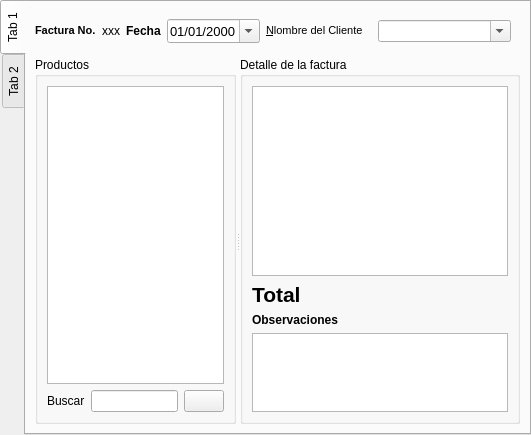
<?xml version="1.0" encoding="UTF-8"?>
<ui version="4.0">
 <class>tbFactura</class>
 <widget class="QTabWidget" name="tbFactura">
  <property name="geometry">
   <rect>
    <x>0</x>
    <y>0</y>
    <width>531</width>
    <height>435</height>
   </rect>
  </property>
  <property name="windowTitle">
   <string>TabWidget</string>
  </property>
  <property name="tabPosition">
   <enum>QTabWidget::West</enum>
  </property>
  <property name="currentIndex">
   <number>0</number>
  </property>
  <widget class="QWidget" name="tab">
   <attribute name="title">
    <string>Tab 1</string>
   </attribute>
   <layout class="QVBoxLayout" name="verticalLayout_4">
    <item>
     <layout class="QGridLayout" name="gridLayout">
      <item row="0" column="2">
       <widget class="QLabel" name="label_5">
        <property name="sizePolicy">
         <sizepolicy hsizetype="Fixed" vsizetype="Preferred">
          <horstretch>0</horstretch>
          <verstretch>0</verstretch>
         </sizepolicy>
        </property>
        <property name="text">
         <string>&lt;b&gt;Fecha&lt;/b&gt;</string>
        </property>
        <property name="buddy">
         <cstring>dtPicker</cstring>
        </property>
       </widget>
      </item>
      <item row="0" column="3">
       <widget class="QDateTimeEdit" name="dtPicker">
        <property name="sizePolicy">
         <sizepolicy hsizetype="Fixed" vsizetype="Fixed">
          <horstretch>0</horstretch>
          <verstretch>0</verstretch>
         </sizepolicy>
        </property>
        <property name="font">
         <font>
          <pointsize>10</pointsize>
         </font>
        </property>
        <property name="alignment">
         <set>Qt::AlignRight|Qt::AlignTrailing|Qt::AlignVCenter</set>
        </property>
        <property name="readOnly">
         <bool>false</bool>
        </property>
        <property name="displayFormat">
         <string>dd/MM/yyyy</string>
        </property>
        <property name="calendarPopup">
         <bool>true</bool>
        </property>
       </widget>
      </item>
      <item row="0" column="4">
       <widget class="QLabel" name="label">
        <property name="sizePolicy">
         <sizepolicy hsizetype="Fixed" vsizetype="Preferred">
          <horstretch>0</horstretch>
          <verstretch>0</verstretch>
         </sizepolicy>
        </property>
        <property name="text">
         <string>&lt;!DOCTYPE HTML PUBLIC &quot;-//W3C//DTD HTML 4.0//EN&quot; &quot;http://www.w3.org/TR/REC-html40/strict.dtd&quot;&gt;
&lt;html&gt;&lt;head&gt;&lt;meta name=&quot;qrichtext&quot; content=&quot;1&quot; /&gt;&lt;style type=&quot;text/css&quot;&gt;
p, li { white-space: pre-wrap; }
&lt;/style&gt;&lt;/head&gt;&lt;body style=&quot; font-family:'MS Shell Dlg 2'; font-size:8.25pt; font-weight:400; font-style:normal;&quot;&gt;
&lt;p style=&quot; margin-top:0px; margin-bottom:0px; margin-left:0px; margin-right:0px; -qt-block-indent:0; text-indent:0px;&quot;&gt;&lt;span style=&quot; font-size:8pt;&quot;&gt;&amp;amp;Nlombre del Cliente&lt;/span&gt;&lt;/p&gt;&lt;/body&gt;&lt;/html&gt;</string>
        </property>
        <property name="buddy">
         <cstring>txtcliente</cstring>
        </property>
       </widget>
      </item>
      <item row="0" column="5" colspan="2">
       <widget class="QStackedWidget" name="swcliente">
        <property name="sizePolicy">
         <sizepolicy hsizetype="MinimumExpanding" vsizetype="Maximum">
          <horstretch>0</horstretch>
          <verstretch>0</verstretch>
         </sizepolicy>
        </property>
        <property name="currentIndex">
         <number>0</number>
        </property>
        <widget class="QWidget" name="page_3">
         <layout class="QHBoxLayout" name="horizontalLayout_4">
          <item>
           <widget class="QComboBox" name="cbcliente">
            <property name="editable">
             <bool>true</bool>
            </property>
           </widget>
          </item>
         </layout>
        </widget>
        <widget class="QWidget" name="page_4">
         <layout class="QHBoxLayout" name="horizontalLayout_3">
          <item>
           <widget class="QLineEdit" name="txtcliente">
            <property name="readOnly">
             <bool>true</bool>
            </property>
           </widget>
          </item>
         </layout>
        </widget>
       </widget>
      </item>
      <item row="0" column="0">
       <widget class="QLabel" name="label_6">
        <property name="sizePolicy">
         <sizepolicy hsizetype="Fixed" vsizetype="Preferred">
          <horstretch>0</horstretch>
          <verstretch>0</verstretch>
         </sizepolicy>
        </property>
        <property name="text">
         <string>&lt;!DOCTYPE HTML PUBLIC &quot;-//W3C//DTD HTML 4.0//EN&quot; &quot;http://www.w3.org/TR/REC-html40/strict.dtd&quot;&gt;
&lt;html&gt;&lt;head&gt;&lt;meta name=&quot;qrichtext&quot; content=&quot;1&quot; /&gt;&lt;style type=&quot;text/css&quot;&gt;
p, li { white-space: pre-wrap; }
&lt;/style&gt;&lt;/head&gt;&lt;body style=&quot; font-family:'MS Shell Dlg 2'; font-size:8.25pt; font-weight:400; font-style:normal;&quot;&gt;
&lt;p style=&quot; margin-top:0px; margin-bottom:0px; margin-left:0px; margin-right:0px; -qt-block-indent:0; text-indent:0px;&quot;&gt;&lt;span style=&quot; font-weight:600;&quot;&gt;Factura No.&lt;/span&gt;&lt;/p&gt;&lt;/body&gt;&lt;/html&gt;</string>
        </property>
        <property name="buddy">
         <cstring>dtPicker</cstring>
        </property>
       </widget>
      </item>
      <item row="0" column="1">
       <widget class="QLabel" name="lblnumero">
        <property name="sizePolicy">
         <sizepolicy hsizetype="Fixed" vsizetype="Preferred">
          <horstretch>0</horstretch>
          <verstretch>0</verstretch>
         </sizepolicy>
        </property>
        <property name="text">
         <string>xxx</string>
        </property>
        <property name="buddy">
         <cstring>dtPicker</cstring>
        </property>
       </widget>
      </item>
     </layout>
    </item>
    <item>
     <widget class="QSplitter" name="splitter">
      <property name="sizePolicy">
       <sizepolicy hsizetype="Expanding" vsizetype="MinimumExpanding">
        <horstretch>0</horstretch>
        <verstretch>0</verstretch>
       </sizepolicy>
      </property>
      <property name="orientation">
       <enum>Qt::Horizontal</enum>
      </property>
      <widget class="QGroupBox" name="groupBox">
       <property name="sizePolicy">
        <sizepolicy hsizetype="Preferred" vsizetype="MinimumExpanding">
         <horstretch>0</horstretch>
         <verstretch>0</verstretch>
        </sizepolicy>
       </property>
       <property name="title">
        <string>Productos</string>
       </property>
       <layout class="QVBoxLayout" name="verticalLayout_2">
        <item>
         <widget class="TreeOfTableWidget" name="categoriesview"/>
        </item>
        <item>
         <layout class="QHBoxLayout" name="horizontalLayout_9">
          <item>
           <widget class="QLabel" name="label_13">
            <property name="text">
             <string>Buscar</string>
            </property>
            <property name="buddy">
             <cstring>txtCategorySearch</cstring>
            </property>
           </widget>
          </item>
          <item>
           <widget class="QLineEdit" name="txtCategorySearch"/>
          </item>
          <item>
           <widget class="QPushButton" name="btneditar">
            <property name="toolTip">
             <string>Editar Producto</string>
            </property>
            <property name="text">
             <string/>
            </property>
            <property name="icon">
             <iconset resource="../../../EsquipulasPy/esquipulaspy/ui/res.qrc">
              <normaloff>:/icons/res/document-edit.png</normaloff>:/icons/res/document-edit.png</iconset>
            </property>
            <property name="shortcut">
             <string>Ctrl+F2</string>
            </property>
           </widget>
          </item>
         </layout>
        </item>
       </layout>
      </widget>
      <widget class="QGroupBox" name="groupBox_2">
       <property name="sizePolicy">
        <sizepolicy hsizetype="MinimumExpanding" vsizetype="MinimumExpanding">
         <horstretch>0</horstretch>
         <verstretch>0</verstretch>
        </sizepolicy>
       </property>
       <property name="title">
        <string>Detalle de la factura</string>
       </property>
       <layout class="QVBoxLayout" name="verticalLayout_3">
        <item>
         <widget class="OrderedEditTable" name="tabledetails">
          <property name="sizePolicy">
           <sizepolicy hsizetype="Expanding" vsizetype="MinimumExpanding">
            <horstretch>0</horstretch>
            <verstretch>0</verstretch>
           </sizepolicy>
          </property>
          <property name="minimumSize">
           <size>
            <width>0</width>
            <height>100</height>
           </size>
          </property>
          <property name="contextMenuPolicy">
           <enum>Qt::ActionsContextMenu</enum>
          </property>
          <property name="editTriggers">
           <set>QAbstractItemView::NoEditTriggers</set>
          </property>
          <property name="alternatingRowColors">
           <bool>true</bool>
          </property>
         </widget>
        </item>
        <item>
         <layout class="QHBoxLayout" name="horizontalLayout_6">
          <item>
           <widget class="QLabel" name="label_9">
            <property name="sizePolicy">
             <sizepolicy hsizetype="Preferred" vsizetype="Fixed">
              <horstretch>0</horstretch>
              <verstretch>0</verstretch>
             </sizepolicy>
            </property>
            <property name="font">
             <font>
              <pointsize>16</pointsize>
              <weight>75</weight>
              <bold>true</bold>
             </font>
            </property>
            <property name="text">
             <string>&lt;b&gt;Total&lt;/b&gt;</string>
            </property>
           </widget>
          </item>
          <item>
           <widget class="QLabel" name="lbltotal">
            <property name="sizePolicy">
             <sizepolicy hsizetype="Preferred" vsizetype="Fixed">
              <horstretch>0</horstretch>
              <verstretch>0</verstretch>
             </sizepolicy>
            </property>
            <property name="minimumSize">
             <size>
              <width>60</width>
              <height>0</height>
             </size>
            </property>
            <property name="maximumSize">
             <size>
              <width>300</width>
              <height>16777215</height>
             </size>
            </property>
            <property name="font">
             <font>
              <pointsize>16</pointsize>
              <weight>75</weight>
              <bold>true</bold>
             </font>
            </property>
            <property name="styleSheet">
             <string notr="true"/>
            </property>
            <property name="text">
             <string/>
            </property>
            <property name="alignment">
             <set>Qt::AlignRight|Qt::AlignTrailing|Qt::AlignVCenter</set>
            </property>
           </widget>
          </item>
         </layout>
        </item>
        <item>
         <layout class="QGridLayout" name="gridLayout_2">
          <item row="1" column="0" rowspan="2" colspan="2">
           <widget class="QPlainTextEdit" name="txtobservaciones">
            <property name="sizePolicy">
             <sizepolicy hsizetype="MinimumExpanding" vsizetype="Fixed">
              <horstretch>0</horstretch>
              <verstretch>0</verstretch>
             </sizepolicy>
            </property>
            <property name="minimumSize">
             <size>
              <width>0</width>
              <height>40</height>
             </size>
            </property>
            <property name="maximumSize">
             <size>
              <width>16777215</width>
              <height>80</height>
             </size>
            </property>
            <property name="readOnly">
             <bool>true</bool>
            </property>
           </widget>
          </item>
          <item row="0" column="0" colspan="2">
           <widget class="QLabel" name="label_7">
            <property name="text">
             <string>&lt;b&gt;Observaciones&lt;/b&gt;</string>
            </property>
           </widget>
          </item>
         </layout>
        </item>
       </layout>
      </widget>
     </widget>
    </item>
   </layout>
  </widget>
  <widget class="QWidget" name="tab">
   <attribute name="title">
    <string>Tab 2</string>
   </attribute>
   <layout class="QVBoxLayout" name="verticalLayout">
    <item>
     <widget class="QTableView" name="tablenavigation">
      <property name="alternatingRowColors">
       <bool>true</bool>
      </property>
      <property name="selectionMode">
       <enum>QAbstractItemView::SingleSelection</enum>
      </property>
      <property name="selectionBehavior">
       <enum>QAbstractItemView::SelectRows</enum>
      </property>
      <attribute name="horizontalHeaderStretchLastSection">
       <bool>true</bool>
      </attribute>
      <attribute name="verticalHeaderVisible">
       <bool>false</bool>
      </attribute>
      <attribute name="verticalHeaderVisible">
       <bool>false</bool>
      </attribute>
      <attribute name="horizontalHeaderStretchLastSection">
       <bool>true</bool>
      </attribute>
     </widget>
    </item>
    <item>
     <layout class="QHBoxLayout" name="horizontalLayout">
      <item>
       <widget class="QLabel" name="label_4">
        <property name="text">
         <string>&amp;Buscar</string>
        </property>
        <property name="buddy">
         <cstring>txtSearch</cstring>
        </property>
       </widget>
      </item>
      <item>
       <widget class="QLineEdit" name="txtSearch"/>
      </item>
      <item>
       <widget class="QComboBox" name="cboFiltro">
        <item>
         <property name="text">
          <string>Todas</string>
         </property>
         <property name="icon">
          <iconset>
           <normaloff>:/images/res/simbolo-dolar-300x245.jpg</normaloff>:/images/res/simbolo-dolar-300x245.jpg</iconset>
         </property>
        </item>
        <item>
         <property name="text">
          <string>Confirmadas</string>
         </property>
         <property name="icon">
          <iconset resource="../../../EsquipulasPy/esquipulaspy/ui/res.qrc">
           <normaloff>:/icons/res/checkbox.png</normaloff>:/icons/res/checkbox.png</iconset>
         </property>
        </item>
        <item>
         <property name="text">
          <string>Anuladas</string>
         </property>
         <property name="icon">
          <iconset resource="../../../EsquipulasPy/esquipulaspy/ui/res.qrc">
           <normaloff>:/icons/res/edit-delete.png</normaloff>:/icons/res/edit-delete.png</iconset>
         </property>
        </item>
        <item>
         <property name="text">
          <string>Crédito Pendiente</string>
         </property>
         <property name="icon">
          <iconset resource="../../../EsquipulasPy/esquipulaspy/ui/res.qrc">
           <normaloff>:/images/res/account-types-checking.png</normaloff>:/images/res/account-types-checking.png</iconset>
         </property>
        </item>
        <item>
         <property name="text">
          <string>Anulación pendiente</string>
         </property>
         <property name="icon">
          <iconset resource="../../../EsquipulasPy/esquipulaspy/ui/res.qrc">
           <normaloff>:/icons/res/document-edit.png</normaloff>:/icons/res/document-edit.png</iconset>
         </property>
        </item>
       </widget>
      </item>
     </layout>
    </item>
   </layout>
  </widget>
 </widget>
 <customwidgets>
  <customwidget>
   <class>OrderedEditTable</class>
   <extends>QTableView</extends>
   <header>herramientas.widgets.h</header>
  </customwidget>
  <customwidget>
   <class>TreeOfTableWidget</class>
   <extends>QTreeView</extends>
   <header>factura.treewidget.h</header>
  </customwidget>
 </customwidgets>
 <resources>
  <include location="../../../EsquipulasPy/esquipulaspy/ui/res.qrc"/>
 </resources>
 <connections/>
</ui>
